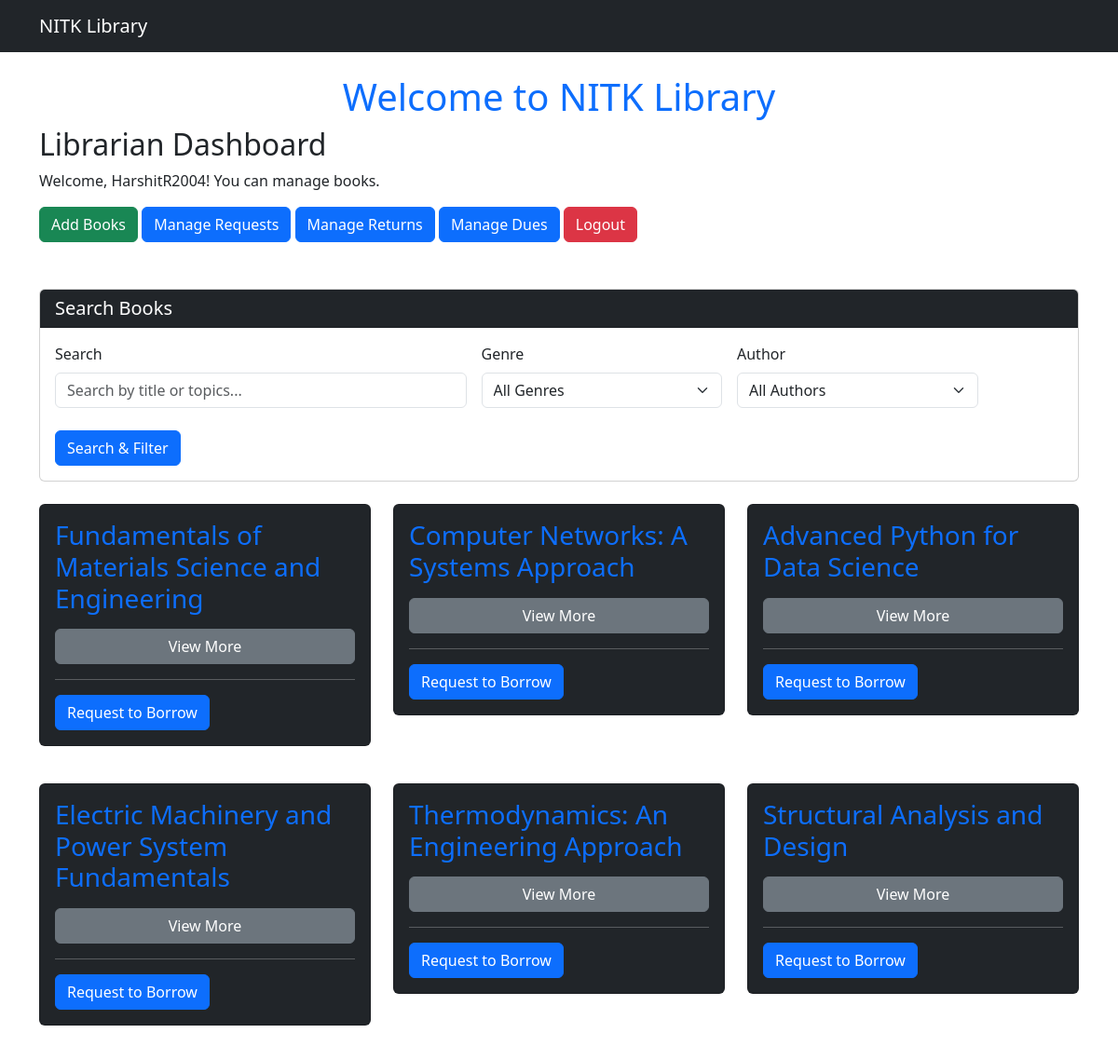
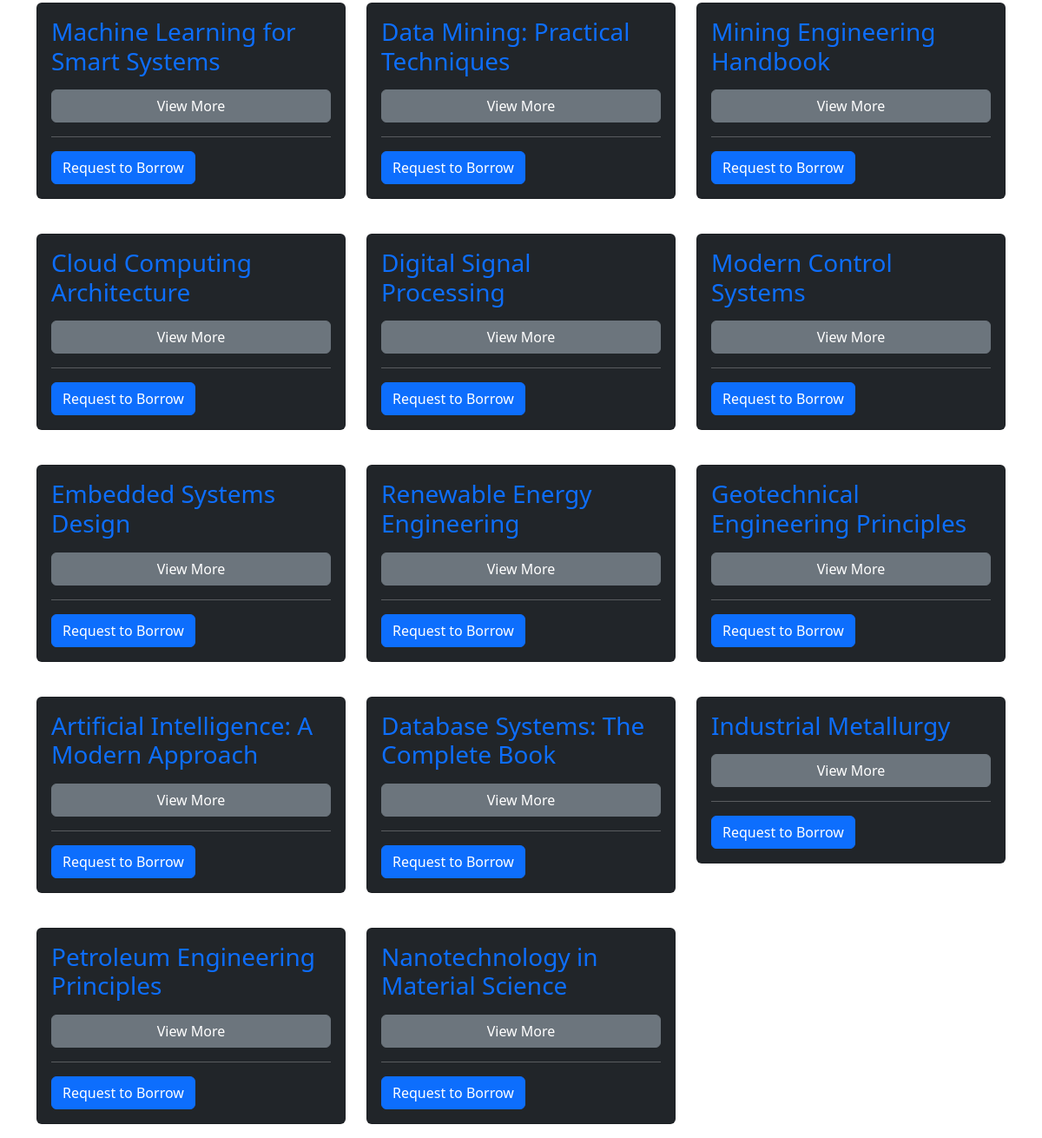
The page /dashboard/librarian/ (signed in) on the database its author committed (2 pictures, top to bottom).
### users/models.py (models this page shows, shortened)
class User(AbstractUser):
    email = models.EmailField(unique=True)
    role = models.CharField(max_length=10, choices=UserRoles.choices, default=UserRoles.STUDENT)
    objects = UserManager()
    def is_student(self):
        return self.role == UserRoles.STUDENT
    def is_librarian(self):
        return self.role == UserRoles.LIBRARIAN
    def is_admin(self):
        return self.role == UserRoles.ADMIN

### books/models.py (models this page shows, shortened)
class Book(models.Model):
    GenreChoices = [
    ('Metallurgy', 'METALLURGY'),
    ('Computer Science', 'CS'),
    ('ECE', 'ECE'),
    ('EEE', 'EEE'),
    ('Mechanical', 'MECHANICAL'),
    ('Civil', 'CIVIL'),
    ('AI', 'AI'),
    ('Data Science', 'DATA_SCIENCE'),
    ('Mining', 'MINING'),
    ('IT', 'IT')
]
    title = models.CharField(max_length=255)
    author = models.ForeignKey(Author, on_delete=models.CASCADE)
    publisher = models.CharField(max_length=255)
    pages = models.IntegerField(validators=[MinValueValidator(1)])
    price = models.DecimalField(max_digits=8, decimal_places=2)
    genre = models.CharField(max_length=50, choices=GenreChoices)
    topics = models.TextField(blank=True, null=True)
    available_copies = models.IntegerField(default=1, validators=[MinValueValidator(0)])

### users/views.py (the view)
# urls.py: path('dashboard/librarian/', librarian_dashboard, name='librarian_dashboard'),
@login_required
def librarian_dashboard(request):
    books = Book.objects.all()
    return render(request, "librarian_dashboard.html", {"books": books})

### users/templates/librarian_dashboard.html
{% extends "base.html" %}
{% block content %}
<h2>Librarian Dashboard</h2>
<p>Welcome, {{ request.user.username }}! You can manage books.</p>
<a href="{% url 'add_book' %}" class="btn btn-success">Add Books</a>
<a href="{% url 'manage-borrow-requests' %}" class="btn btn-primary">Manage Requests</a>
<a href="{% url 'manage-returns' %}" class="btn btn-primary">Manage Returns</a>
<a href="{% url 'librarian_dues_dashboard' %}" class="btn btn-primary">Manage Dues</a>
<a href="{% url 'logout' %}" class="btn btn-danger">Logout</a>
<div style="height: 50px;"></div>
{% include "book_list.html" %}
{% endblock %}

### books/templates/book_list.html (shortened to what this page needs)
{% include "book_filter.html" %}
    <div class="row row-cols-1 row-cols-md-2 row-cols-lg-3 g-4">
        {% for book in books %}
            <div class="col">
                {% include "book_component.html" with book=book %}
            </div>
        {% endfor %}
    </div>

### books/templates/book_component.html (shortened to what this page needs)
<div class="card text-white bg-dark mb-3">
    <div class="card-body">
        <h3 class="card-title text-primary">{{ book.title }}</h3>
        <button class="btn btn-secondary w-100 mt-2" type="button" data-bs-toggle="collapse" data-bs-target="#bookDetails-{{ book.id }}" aria-expanded="false">
            View More
        </button>
        <hr>
        {% if request.user.is_student %}
        <form action="{% url 'borrow_request' book.id %}" method="post">
            <button type="submit" class="btn btn-primary"
                {% if book.available_copies == 0 or existing_borrow %}disabled{% endif %}>
                Request to Borrow
            </button>
        </form>
    {% endif %}
    </div>
</div>

### rows shown on the page
User: user.username "HarshitR2004"
Book: title "Fundamentals of Materials Science and Engineering"
Book: title "Computer Networks: A Systems Approach"
Book: title "Advanced Python for Data Science"
Book: title "Electric Machinery and Power System Fundamentals"
Book: title "Thermodynamics: An Engineering Approach"
Book: title "Structural Analysis and Design"
Book: title "Machine Learning for Smart Systems"
Book: title "Data Mining: Practical Techniques"
Book: title "Mining Engineering Handbook"
Book: title "Cloud Computing Architecture"
Book: title "Digital Signal Processing"
Book: title "Modern Control Systems"
Book: title "Embedded Systems Design"
Book: title "Renewable Energy Engineering"
Book: title "Geotechnical Engineering Principles"
Book: title "Artificial Intelligence: A Modern Approach"
Book: title "Database Systems: The Complete Book"
Book: title "Industrial Metallurgy"
Book: title "Petroleum Engineering Principles"
Book: title "Nanotechnology in Material Science"
